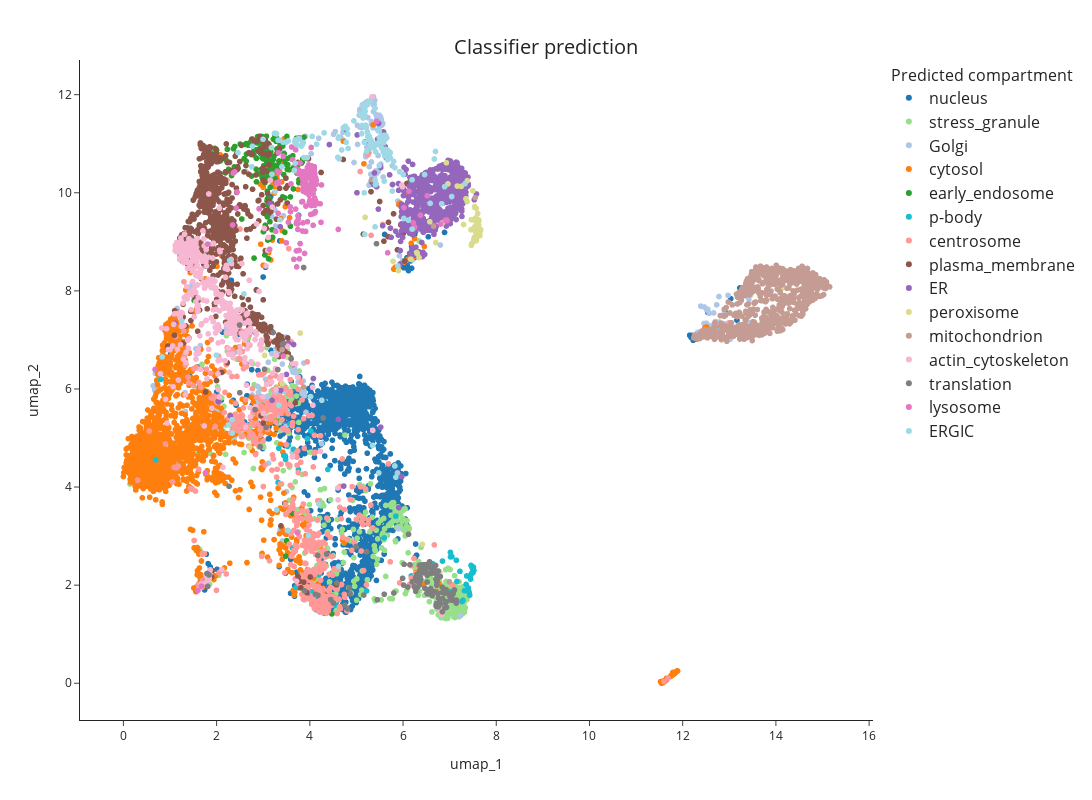

Notebook code for this chart:
### Code cell
fig2 = px.scatter(
            umap_table,
            x="umap_1",
            y="umap_2",
            hover_name='Gene_name_canonical',
            color="organelle_pred",
            #color_continuous_scale=px.colors.cyclical.mygbm[: -1], # small palette (Kibeom)
            #color_discrete_sequence=px.colors.qualitative.Dark24, # Duo: expand the color palette # for more options, see https://plotly.com/python/discrete-color/
            color_discrete_map = color_mapping_pred, # Duo: expand the color palette # for more options, see https://plotly.com/python/discrete-color/
            hover_data=None,
            template='simple_white')
fig2.update_traces(marker=dict(size=6))
fig2.update(layout_coloraxis_showscale=False)
fig2.update_layout(width=1200, height=800)
fig2.update_layout(title_text=f"Classifier prediction", title_x=0.5, title_y=0.95, title_font_size=20)
fig2.update_legends(title_text='Predicted compartment', title_font_size=16, font_size=16)

pio.write_html(fig1, file=plot_dir / f"{timestamp}_UMAP_predicted_compartment.html", auto_open=False)
fig2

### Figure 1 — Plotly figure (JSON) as saved in the notebook; plotly's stock layout.template omitted (floating-point values rounded to 4 significant figures; data arrays with more than 128 entries replaced by an {"elided": "..."} marker saying what was removed)
{"data": [{"hovertemplate": "<b>%{hovertext}</b><br><br>organelle_pred=nucleus<br>umap_1=%{x}<br>umap_2=%{y}<extra></extra>", "hovertext": {"elided": "1627 str values"}, "legendgroup": "nucleus", "marker": {"color": "#1f77b4", "size": 6, "symbol": "circle"}, "mode": "markers", "name": "nucleus", "showlegend": true, "type": "scattergl", "x": {"elided": "1627 float values"}, "xaxis": "x", "y": {"elided": "1627 float values"}, "yaxis": "y"}, {"hovertemplate": "<b>%{hovertext}</b><br><br>organelle_pred=stress_granule<br>umap_1=%{x}<br>umap_2=%{y}<extra></extra>", "hovertext": {"elided": "530 str values"}, "legendgroup": "stress_granule", "marker": {"color": "#98df8a", "size": 6, "symbol": "circle"}, "mode": "markers", "name": "stress_granule", "showlegend": true, "type": "scattergl", "x": {"elided": "530 float values"}, "xaxis": "x", "y": {"elided": "530 float values"}, "yaxis": "y"}, {"hovertemplate": "<b>%{hovertext}</b><br><br>organelle_pred=Golgi<br>umap_1=%{x}<br>umap_2=%{y}<extra></extra>", "hovertext": {"elided": "345 str values"}, "legendgroup": "Golgi", "marker": {"color": "#aec7e8", "size": 6, "symbol": "circle"}, "mode": "markers", "name": "Golgi", "showlegend": true, "type": "scattergl", "x": {"elided": "345 float values"}, "xaxis": "x", "y": {"elided": "345 float values"}, "yaxis": "y"}, {"hovertemplate": "<b>%{hovertext}</b><br><br>organelle_pred=cytosol<br>umap_1=%{x}<br>umap_2=%{y}<extra></extra>", "hovertext": {"elided": "2018 str values"}, "legendgroup": "cytosol", "marker": {"color": "#ff7f0e", "size": 6, "symbol": "circle"}, "mode": "markers", "name": "cytosol", "showlegend": true, "type": "scattergl", "x": {"elided": "2018 float values"}, "xaxis": "x", "y": {"elided": "2018 float values"}, "yaxis": "y"}, {"hovertemplate": "<b>%{hovertext}</b><br><br>organelle_pred=early_endosome<br>umap_1=%{x}<br>umap_2=%{y}<extra></extra>", "hovertext": {"elided": "216 str values"}, "legendgroup": "early_endosome", "marker": {"color": "#2ca02c", "size": 6, "symbol": "circle"}, "mode": "markers", "name": "early_endosome", "showlegend": true, "type": "scattergl", "x": {"elided": "216 float values"}, "xaxis": "x", "y": {"elided": "216 float values"}, "yaxis": "y"}, {"hovertemplate": "<b>%{hovertext}</b><br><br>organelle_pred=p-body<br>umap_1=%{x}<br>umap_2=%{y}<extra></extra>", "hovertext": ["PRKRIP1", "SAMD4B", "EIF4ENIF1", "UPF1", "ICA1", "TRIM26", "LSM5", "TOPORS", "LSM1", "DOT1L", "SART3", "HNRNPUL1", "MED29", "B4DN17[p]", "NFATC3", "FAM98C", "RNASEH1", "FBXW11", "HELZ", "L1RE1", "GARRE1", "ERI3", "RPP40", "EIF4E", "DDX6", "RPIA", "ZC3H6", "LSM3", "LSM6", "FHL2", "PTPN14", "ZNF330", "TXNL4B", "APOBEC3C", "DCAF12", "LSM14B", "RNF220", "EDC4", "Q6ZMY0[p]", "PATL1", "DCP2", "DCP1B", "XRN1", "LSM14A", "TNRC6A", "SMG7", "EDC3", "POP1", "RIOK2", "LSM14B", "HELZ2", "YTHDC2", "MOV10", "DCP1A", "LSM7", "AGO2", "SMG5", "KLHL20", "LSM2", "MARF1", "LSM4", "HLA-C"], "legendgroup": "p-body", "marker": {"color": "#17becf", "size": 6, "symbol": "circle"}, "mode": "markers", "name": "p-body", "showlegend": true, "type": "scattergl", "x": [3.48, 7.071, 7.473, 7.319, 3.441, 3.572, 7.145, 3.471, 7.482, 6.634, 3.319, 5.595, 4.386, 7.157, 3.525, 6.357, 4.027, 4.023, 7.407, 7.417, 1.751, 3.947, 6.176, 7.021, 7.449, 0.8045, 6.804, 7.049, 7.017, 3.756, 3.708, 0.6938, 3.622, 6.846, 4.198, 7.365, 4.533, 7.52, 7.22, 7.486, 7.504, 7.51, 7.501, 7.467, 7.265, 7.353, 7.498, 5.219, 4.113, 4.475, 7.43, 7.442, 7.401, 7.497, 3.54, 7.286, 3.334, 3.651, 7.019, 7.459, 5.844, 6.651], "xaxis": "x", "y": [4.561, 1.702, 2.242, 1.888, 4.643, 5.289, 2.507, 4.637, 2.359, 2.438, 4.095, 2.963, 4.359, 2.075, 4.83, 2.383, 1.868, 5.143, 1.882, 1.852, 2.126, 4.984, 2.188, 1.863, 2.124, 6.194, 10.5, 2.582, 2.668, 4.357, 1.956, 4.555, 2.756, 2.491, 2.213, 2.187, 1.59, 2.3, 2.282, 2.381, 2.351, 2.365, 2.256, 2.232, 1.667, 2.016, 2.321, 1.882, 1.544, 1.786, 1.796, 2.162, 1.942, 2.328, 4.849, 1.69, 4.792, 4.769, 2.577, 2.403, 3.408, 9.753], "yaxis": "y"}, {"hovertemplate": "<b>%{hovertext}</b><br><br>organelle_pred=centrosome<br>umap_1=%{x}<br>umap_2=%{y}<extra></extra>", "hovertext": {"elided": "597 str values"}, "legendgroup": "centrosome", "marker": {"color": "#ff9896", "size": 6, "symbol": "circle"}, "mode": "markers", "name": "centrosome", "showlegend": true, "type": "scattergl", "x": {"elided": "597 float values"}, "xaxis": "x", "y": {"elided": "597 float values"}, "yaxis": "y"}, {"hovertemplate": "<b>%{hovertext}</b><br><br>organelle_pred=plasma_membrane<br>umap_1=%{x}<br>umap_2=%{y}<extra></extra>", "hovertext": {"elided": "755 str values"}, "legendgroup": "plasma_membrane", "marker": {"color": "#8c564b", "size": 6, "symbol": "circle"}, "mode": "markers", "name": "plasma_membrane", "showlegend": true, "type": "scattergl", "x": {"elided": "755 float values"}, "xaxis": "x", "y": {"elided": "755 float values"}, "yaxis": "y"}, {"hovertemplate": "<b>%{hovertext}</b><br><br>organelle_pred=ER<br>umap_1=%{x}<br>umap_2=%{y}<extra></extra>", "hovertext": {"elided": "659 str values"}, "legendgroup": "ER", "marker": {"color": "#9467bd", "size": 6, "symbol": "circle"}, "mode": "markers", "name": "ER", "showlegend": true, "type": "scattergl", "x": {"elided": "659 float values"}, "xaxis": "x", "y": {"elided": "659 float values"}, "yaxis": "y"}, {"hovertemplate": "<b>%{hovertext}</b><br><br>organelle_pred=peroxisome<br>umap_1=%{x}<br>umap_2=%{y}<extra></extra>", "hovertext": ["PRAF2", "PEX26", "ACAA1", "PEX11B", "TMEM120A", "PNPLA8", "LACTB2", "ACOX1", "RIDA", "FAR2", "CDK2", "PEX6", "COL4A2", "FAHD2A", "PDE4DIP", "PEX12", "SELENOT", "SYNE1", "DHRS7B", "PEX19", "PEX5", "HSD17B4", "HARS2", "G6PD", "SCP2", "CAT", "ACBD5", "TBC1D20", "PTBP1", "PTTG1IP", "ACSL1", "NUDT19", "HMGCL", "FAR1", "B3KMU8[p];B3KM26[p]", "B4DI68[p]", "B4DL07[p]", "NAXE", "DCAF8", "AGPS", "ACOT8", "PHYH", "GNPAT", "ACOX3", "SYNGR3", "SLC25A17", "PEX1", "PFDN1", "PEX14", "GSR", "ABCD3", "PEX2", "ABCD1", "EPHX2", "HK2", "PEX3", "CRYZ", "EHHADH", "G6PD", "NME3", "UGT8", "TYSND1", "DECR2", "GSTK1", "ECI2", "PDE12", "DHRS13", "ACAD11", "TMEM135", "LONP2", "KATNAL2", "RTKN2", "GPD1L", "PTGR3", "C18orf32", "PEX13", "MTARC2", "ISOC1", "PAFAH2", "NUDT12", "DHRS4", "PECR", "NLN", "TBL1XR1", "PXMP2", "SRP68", "HACL1", "CROT", "PEX16", "PRDX5"], "legendgroup": "peroxisome", "marker": {"color": "#dbdb8d", "size": 6, "symbol": "circle"}, "mode": "markers", "name": "peroxisome", "showlegend": true, "type": "scattergl", "x": [6.574, 7.63, 7.542, 7.465, 7.25, 7.53, 13.95, 7.611, 13.86, 7.664, 3.03, 7.534, 6.842, 13.89, 3.793, 7.622, 7.164, 7.35, 7.497, 5.899, 7.466, 7.574, 13.97, 6.343, 7.52, 7.533, 7.575, 6.963, 6.415, 14.73, 7.537, 13.7, 14.19, 7.571, 3.515, 7.53, 7.517, 14.16, 6.701, 7.581, 7.622, 7.569, 7.579, 7.662, 5.186, 7.621, 7.569, 6.792, 7.566, 13.46, 7.559, 7.649, 7.572, 7.476, 13.49, 7.544, 14.21, 7.619, 6.167, 14.6, 6.93, 7.657, 7.568, 7.458, 7.513, 14.5, 7.375, 7.604, 7.587, 7.646, 6.304, 3.404, 7.299, 13.78, 7.378, 7.627, 14.35, 6.296, 7.554, 7.602, 7.535, 7.583, 13.97, 2.707, 7.532, 5.786, 7.573, 7.619, 7.554, 14.36], "xaxis": "x", "y": [9.409, 9.136, 9.278, 9.452, 10.13, 9.298, 7.328, 9.166, 7.517, 9.25, 6.684, 9.025, 9.385, 7.373, 7.14, 9.146, 10.14, 9.878, 10.04, 8.414, 8.931, 9.063, 7.371, 8.678, 9.05, 9.235, 9.317, 10.18, 2.833, 7.871, 9.718, 7.18, 7.469, 9.21, 6.65, 9.089, 9.005, 8.061, 8.986, 9.099, 9.45, 9.686, 9.185, 9.231, 9.499, 9.339, 9.02, 2.265, 9.166, 7.914, 9.11, 9.124, 9.045, 8.967, 7.971, 9.434, 8.392, 9.428, 8.647, 7.989, 10.61, 9.23, 9.331, 9.245, 9.248, 7.777, 9.821, 9.453, 9.119, 9.191, 8.761, 6.116, 9.352, 7.306, 10.25, 9.423, 7.409, 8.782, 9.049, 9.578, 9.704, 9.291, 7.413, 4.816, 9.067, 8.604, 9.195, 9.149, 9.485, 8.004], "yaxis": "y"}, {"hovertemplate": "<b>%{hovertext}</b><br><br>organelle_pred=mitochondrion<br>umap_1=%{x}<br>umap_2=%{y}<extra></extra>", "hovertext": {"elided": "778 str values"}, "legendgroup": "mitochondrion", "marker": {"color": "#c49c94", "size": 6, "symbol": "circle"}, "mode": "markers", "name": "mitochondrion", "showlegend": true, "type": "scattergl", "x": {"elided": "778 float values"}, "xaxis": "x", "y": {"elided": "778 float values"}, "yaxis": "y"}, {"hovertemplate": "<b>%{hovertext}</b><br><br>organelle_pred=actin_cytoskeleton<br>umap_1=%{x}<br>umap_2=%{y}<extra></extra>", "hovertext": {"elided": "393 str values"}, "legendgroup": "actin_cytoskeleton", "marker": {"color": "#f7b6d2", "size": 6, "symbol": "circle"}, "mode": "markers", "name": "actin_cytoskeleton", "showlegend": true, "type": "scattergl", "x": {"elided": "393 float values"}, "xaxis": "x", "y": {"elided": "393 float values"}, "yaxis": "y"}, {"hovertemplate": "<b>%{hovertext}</b><br><br>organelle_pred=translation<br>umap_1=%{x}<br>umap_2=%{y}<extra></extra>", "hovertext": {"elided": "147 str values"}, "legendgroup": "translation", "marker": {"color": "#7f7f7f", "size": 6, "symbol": "circle"}, "mode": "markers", "name": "translation", "showlegend": true, "type": "scattergl", "x": {"elided": "147 float values"}, "xaxis": "x", "y": {"elided": "147 float values"}, "yaxis": "y"}, {"hovertemplate": "<b>%{hovertext}</b><br><br>organelle_pred=lysosome<br>umap_1=%{x}<br>umap_2=%{y}<extra></extra>", "hovertext": {"elided": "169 str values"}, "legendgroup": "lysosome", "marker": {"color": "#e377c2", "size": 6, "symbol": "circle"}, "mode": "markers", "name": "lysosome", "showlegend": true, "type": "scattergl", "x": {"elided": "169 float values"}, "xaxis": "x", "y": {"elided": "169 float values"}, "yaxis": "y"}, {"hovertemplate": "<b>%{hovertext}</b><br><br>organelle_pred=ERGIC<br>umap_1=%{x}<br>umap_2=%{y}<extra></extra>", "hovertext": {"elided": "155 str values"}, "legendgroup": "ERGIC", "marker": {"color": "#9edae5", "size": 6, "symbol": "circle"}, "mode": "markers", "name": "ERGIC", "showlegend": true, "type": "scattergl", "x": {"elided": "155 float values"}, "xaxis": "x", "y": {"elided": "155 float values"}, "yaxis": "y"}], "layout": {"coloraxis": {"showscale": false}, "height": 800, "legend": {"font": {"size": 16}, "title": {"font": {"size": 16}, "text": "Predicted compartment"}, "tracegroupgap": 0}, "margin": {"t": 60}, "title": {"font": {"size": 20}, "text": "Classifier prediction", "x": 0.5, "y": 0.95}, "width": 1200, "xaxis": {"anchor": "y", "domain": [0, 1], "title": {"text": "umap_1"}}, "yaxis": {"anchor": "x", "domain": [0, 1], "title": {"text": "umap_2"}}}}
